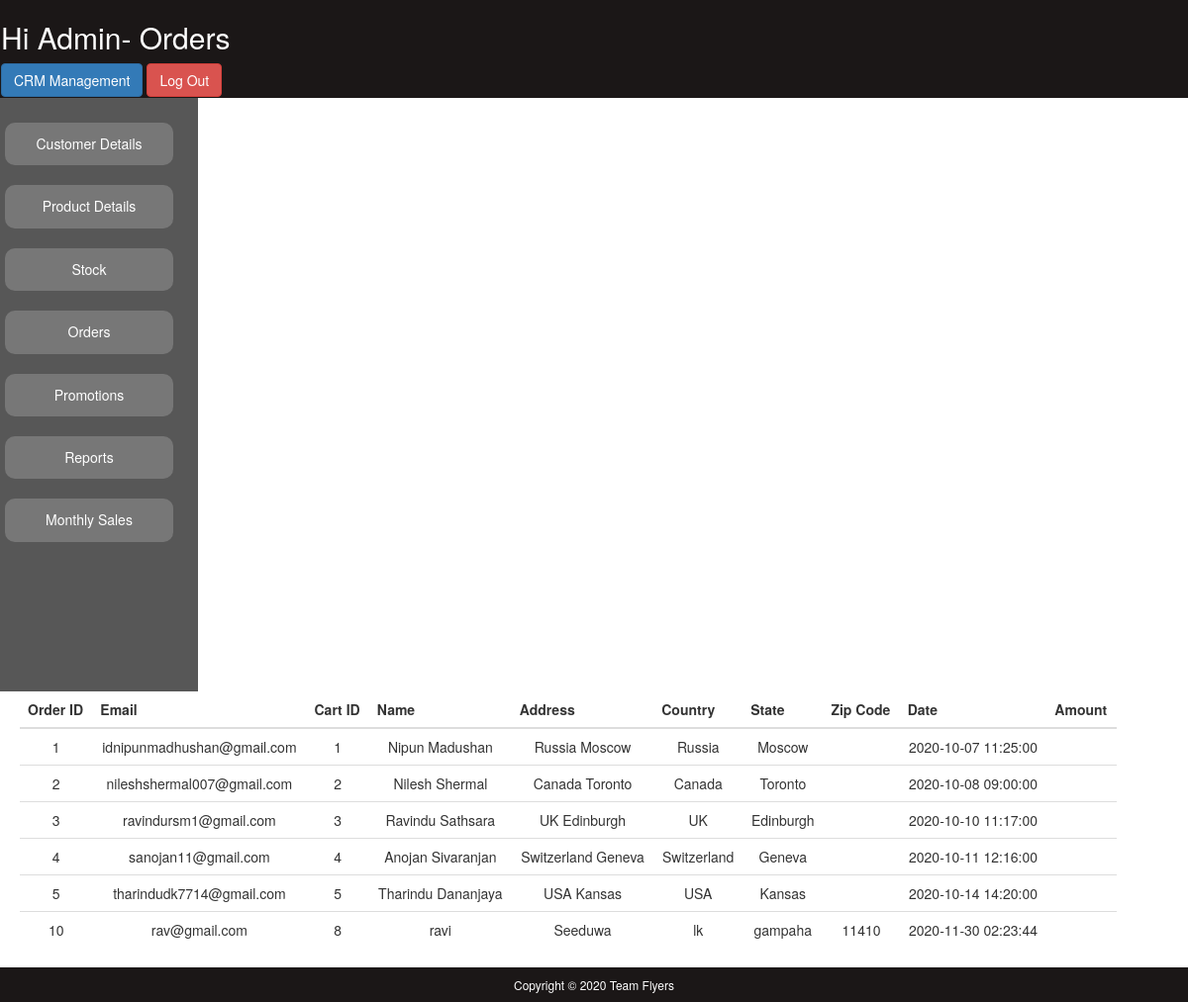
The page /Website/Admin/Admin_Orders.php (signed in) on the database its author committed.
### tables this page shows
CREATE TABLE IF NOT EXISTS `cus_order` (
  `Order_ID` int(11) NOT NULL AUTO_INCREMENT,
  `Cart_ID` int(11) NOT NULL,
  `C_Email` varchar(100) NOT NULL,
  `C_Name` varchar(200) NOT NULL,
  `To_Address` varchar(500) NOT NULL,
  `To_Country` varchar(100) NOT NULL,
  `To_State` varchar(100) NOT NULL,
  `To_ZipCode` varchar(20) NOT NULL,
  `Order_Date` datetime NOT NULL,
  `TP` varchar(100) NOT NULL,
  PRIMARY KEY (`Order_ID`),
  KEY `Cart_ID` (`Cart_ID`),
  KEY `C_Email` (`C_Email`),
  KEY `Cart_Total_Amt` (`TP`),
  KEY `To_Country` (`To_Country`)
);

### Website/Admin/Admin_Orders.php (the view, shortened to what this page needs)
<!doctype html>
<html>
<head>
<link rel="stylesheet" type="text/css" href="CSS/Style1.css">
<link rel="stylesheet" href="https://maxcdn.bootstrapcdn.com/bootstrap/3.4.1/css/bootstrap.min.css">
</head>
<body>
	<div id="header">
		<h2 style="color:#FFFFFF;">Hi Admin- Orders</h2>
		<a href="CRM_Interface.php"  class="btn btn-primary"> CRM Management</a>
		<a href="Admin_Login.php"  class="btn btn-danger"> Log Out</a>
	</div>
<div id="navigation"><br>
    	<a href="Admin_CustomerDetails.php" class="btn badge"><h5>Customer Details</h5></a><br><br>
        <a href="Admin_Product.php" class="btn badge"><h5>Product Details</h5></a><br><br>
        <a href="Admin_Stock.php" class="btn badge"><h5>Stock</h5></a><br><br>
        <a href="Admin_Orders" class="btn badge"><h5>Orders</h5></a><br><br>
        <a href="Admin_Promotions.php" class="btn badge"><h5>Promotions</h5></a><br><br>
        <a href="Admin_reports.php" class="btn badge"><h5>Reports</h5></a><br><br>
		<a href="report.php" class="btn badge"><h5>Monthly Sales</h5></a><br><br>
    </div>
	<div id="Section">
	<table width="100%" class="table" >
              <thead align="center">
                <tr>
				<th>Order ID</th>
                <th>Email</th>
				<th>Cart ID</th>
				<th>Name</th>
				<th>Address</th>
				<th>Country</th>
                <th>State</th>
				<th>Zip Code</th>
				<th>Date</th>
				<th>Amount</th>
                </tr>
              </thead>
              <tbody>
			 <?php
		 $con = mysqli_connect("localhost","id15543581_root","rsmkds@123AA","id15543581_e_com_db");
				  $sql ="SELECT * FROM `cus_order` ";
		$result = mysqli_query($con,$sql);
		if(mysqli_num_rows($result)> 0)
	{
			while($row = mysqli_fetch_assoc($result))
			{
	?>
                <tr align="center">
				<td><?php echo $row['Order_ID'] ?></td>
                <td><?php echo $row['C_Email'] ?></td>
                <td><?php echo $row['Cart_ID'] ?></td>
                <td><?php echo $row['C_Name'] ?></td>
                <td><?php echo $row['To_Address'] ?></td>
                <td><?php echo $row['To_Country'] ?></td>
                <td><?php echo $row['To_State'] ?></td>
                <td><?php echo $row['To_ZipCode'] ?></td>
                <td><?php echo $row['Order_Date'] ?></td>
				<td><?php echo $row['Cart_Total_Amt'] ?></td>
                </tr>
        <?php
			}}
			?>
      </table>
		</div>
<div id="foot">
    	<h6 style="color:#FFFFFF;">Copyright &copy; 2020 Team Flyers</h6>
    </div>
</body>
</html>

### Website/Admin/CSS/Style1.css (style rules this page uses)
body { margin:0; padding:0; font-family: sans-serif; background-size:cover; }
.badge { width: 170px; }
.table { margin-left: 20px; }
#header { background-color:#1B1717; padding:1px; }
#Section { float: left; }
#navigation { background-color:#575757; height:600px; width:200px; padding:5px; float:left; }
#foot { clear:both; text-align:center; background-color:#1B1717; padding:1px; }

### rows shown on the page
cus_order: Order_ID "1", C_Email "idnipunmadhushan@gmail.com", Cart_ID "1", C_Name "Nipun Madushan", To_Address "Russia Moscow", To_Country "Russia", To_State "Moscow", Order_Date "2020-10-07 11:25:00"
cus_order: Order_ID "2", C_Email "nileshshermal007@gmail.com", Cart_ID "2", C_Name "Nilesh Shermal", To_Address "Canada Toronto", To_Country "Canada", To_State "Toronto", Order_Date "2020-10-08 09:00:00"
cus_order: Order_ID "3", C_Email "ravindursm1@gmail.com", Cart_ID "3", C_Name "Ravindu Sathsara", To_Address "UK Edinburgh", To_Country "UK", To_State "Edinburgh", Order_Date "2020-10-10 11:17:00"
cus_order: Order_ID "4", C_Email "sanojan11@gmail.com", Cart_ID "4", C_Name "Anojan Sivaranjan", To_Address "Switzerland Geneva", To_Country "Switzerland", To_State "Geneva", Order_Date "2020-10-11 12:16:00"
cus_order: Order_ID "5", C_Email "tharindudk7714@gmail.com", Cart_ID "5", C_Name "Tharindu Dananjaya", To_Address "USA Kansas", To_Country "USA", To_State "Kansas", Order_Date "2020-10-14 14:20:00"
cus_order: Order_ID "10", C_Email "rav@gmail.com", Cart_ID "8", C_Name "ravi", To_Address "Seeduwa", To_Country "lk", To_State "gampaha", To_ZipCode "11410", Order_Date "2020-11-30 02:23:44"
